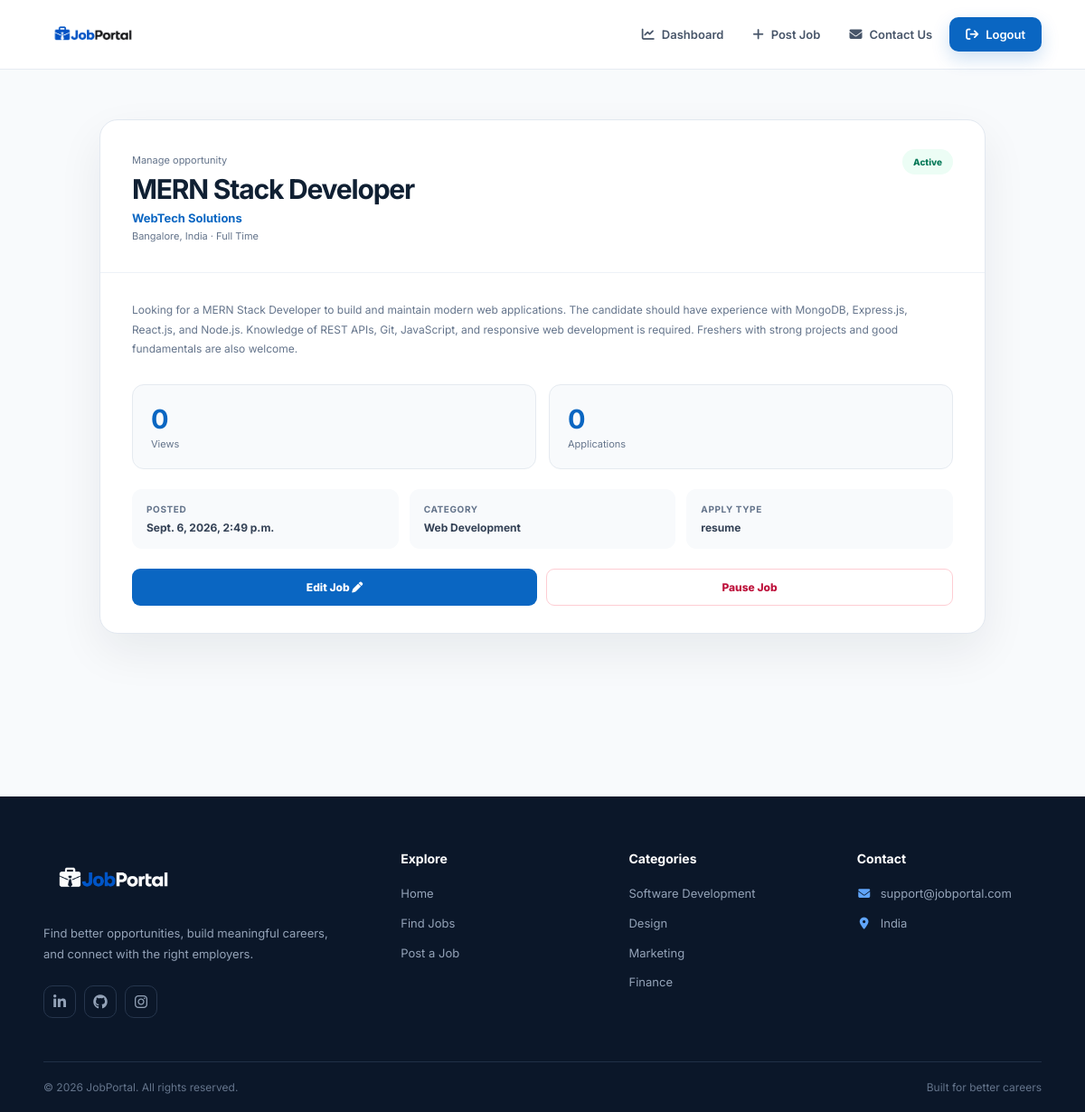
The page /manage-job/12/ (signed in) on the database as committed earlier.
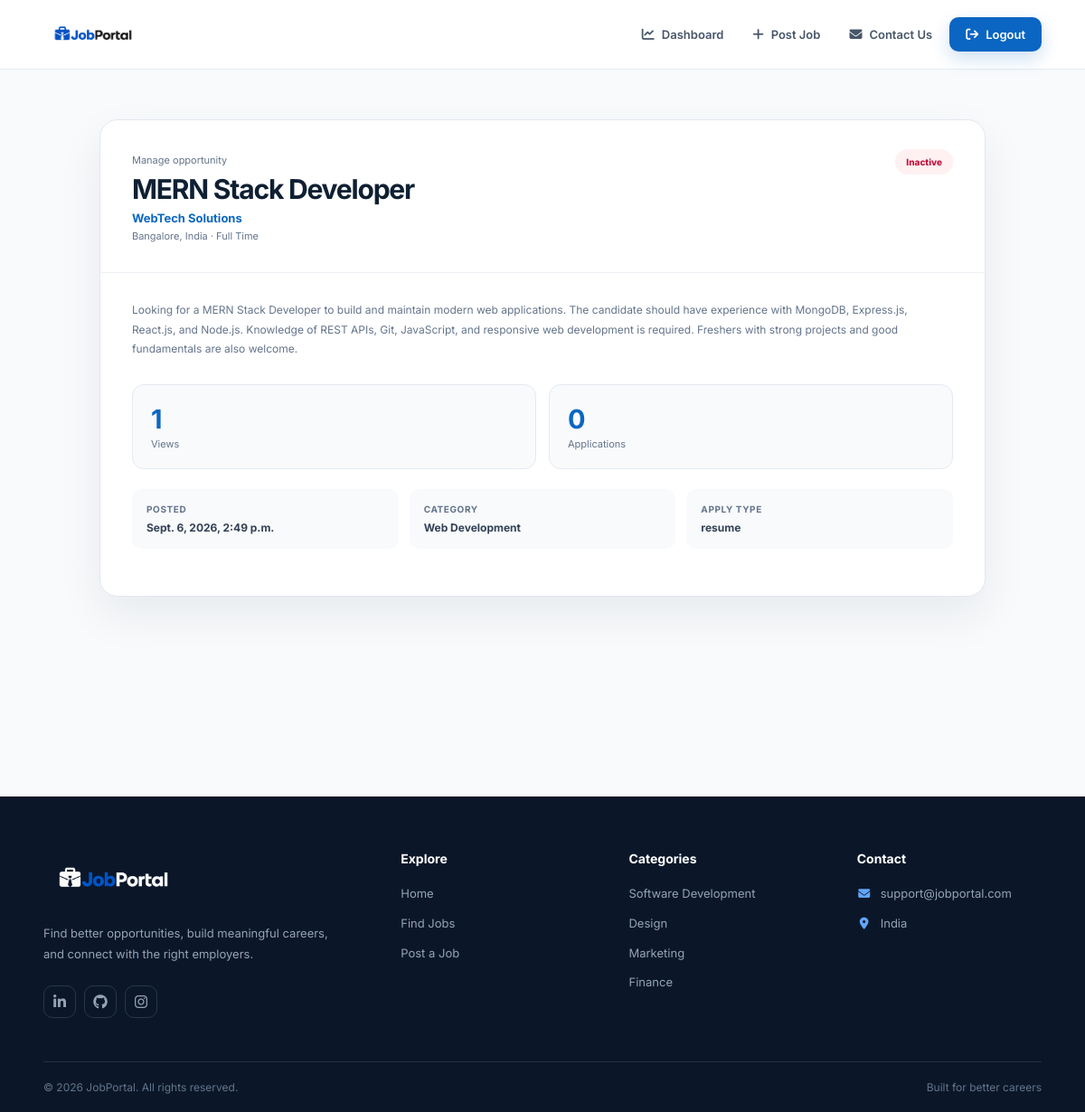
The same page on the database as committed later.
### jbportal/views.py (the view)
# urls.py: path('manage-job/<int:id>/', manage_job, name='manage_job'),
@login_required(login_url='login')
def manage_job(request, id):
    if request.method == 'POST':
        job = Job.objects.get(id=id, added_by=request.user)
        job.status = 'inactive'
        job.save()
        return JsonResponse({"success": True})
    if not request.user.is_authenticated or request.user.profile.role != 'employer':
        return redirect('access-denied')
    job = Job.objects.get(id=id, added_by=request.user)
    views_count = job.views.count()  # Count the number of views for the job
    applications_count = JobApplication.objects.filter(job=job).count()  # Count the number of applications for the job
    return render(request, 'manage-job.html', {'job': job, 'views_count': views_count, 'applications_count': applications_count})

### jbportal/models.py (called while the page is built)
    def __str__(self):
        return self.name

    def __str__(self):
        return self.name

### templates/manage-job.html (shortened to what this page needs)
{% extends 'base.html' %}{% load static %}{% block head %}<link rel="stylesheet" href="{% static 'css/manage-job.css' %}" />{% endblock%}{% block content %}
<section id="manage-job">
  <div class="manage-shell">
    <div class="manage-header">
      <div class="manage-title">
        <span class="eyebrow">Manage opportunity</span>
        <h1>{{ job.title }}</h1>
        <p>{{ job.company }}</p>
        <span>{{ job.location }} · {{ job.job_type }}</span>
      </div>
      {% if job.status == 'active' %}
      <div class="status">Active</div>
      {% else %}
      <div class="status inactive">Inactive</div>
      {% endif %}
    </div>
    <div class="manage-content">
      <p class="description">{{ job.description }}</p>
      <div class="stats">
        <a href="{% url 'job_views' job.id %}" class="stat-box"
          ><h3>{{ views_count }}</h3>
          <p>Views</p></a
        ><a href="{% url 'job_applications' job.id %}" class="stat-box"
          ><h3>{{ applications_count }}</h3>
          <p>Applications</p></a
        >
      </div>
      <div class="job-info">
        <div>
          <strong>Posted</strong>
          <p>{{ job.posted_date }}</p>
        </div>
        <div>
          <strong>Category</strong>
          <p>{{ job.category }}</p>
        </div>
        <div>
          <strong>Apply Type</strong>
          <p>{{ job.apply_type }}</p>
        </div>
      </div>
      {% if job.status == 'active' %}
      <div class="actions">
        <button
          class="edit-btn"
          onclick="window.location.href='{% url 'edit_job' job.id %}'"
        >
          Edit Job <i class="fa-solid fa-pen"></i></button
        ><button class="pause-btn">Pause Job</button>
      </div>
      {% endif %}
    </div>
  </div>
</section>
{% endblock %}

Rows that differ between the two databases and show on the page:
changed Job "MERN Stack Developer": status "active" → "inactive" (drawn)
Other text that changed with them:
{{ views_count }}: "0" → "1"
text no longer shown: "Active Edit Job Pause Job"
text now shown: "Inactive"
